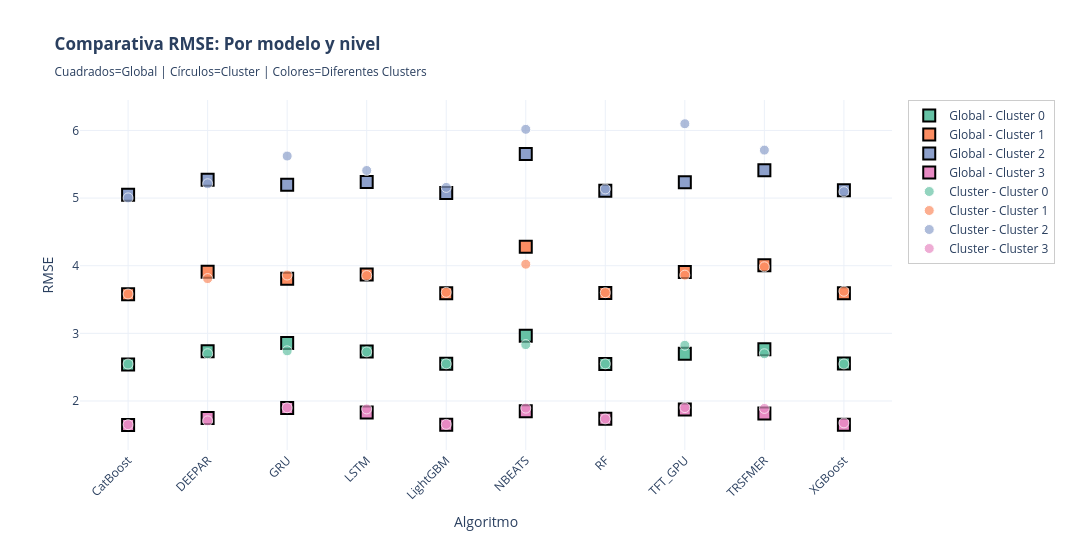

Notebook source saved alongside this figure:
### Code cell
# ============================================================================
# GRÁFICO SCATTER: MÉTRICA vs ALGORITMOS - GLOBAL vs CLUSTER (por cluster)
# ============================================================================

print("\n" + "="*100)
print("📊 GRÁFICO SCATTER: MÉTRICA vs ALGORITMOS - GLOBAL vs CLUSTER (NIVEL CLUSTER)")
print("="*100)

import plotly.graph_objects as go
import plotly.express as px

# PARÁMETRO: Métrica a visualizar
METRICA_COMPARACION_NIVEL = 'RMSE'

# 1. Obtener datos GLOBAL (NDetalle == 'Global', Cluster NOT NULL, Producto IS NULL)
df_global_cluster_data = df_resultados_consolidados[
    (df_resultados_consolidados['NDetalle'] == 'Global') &
    (df_resultados_consolidados['Cluster'].notna()) &
    (df_resultados_consolidados['Producto'].isna())
].copy()

# Filtrar algoritmos a excluir
df_global_cluster_data = df_global_cluster_data[~df_global_cluster_data['Algoritmo'].isin(['NAIVE', 'MEDIA7'])].copy()

# 2. Obtener datos CLUSTER (NDetalle == 'Cluster', Cluster NOT NULL, Producto IS NULL)
df_cluster_cluster_data = df_resultados_consolidados[
    (df_resultados_consolidados['NDetalle'] == 'Cluster') &
    (df_resultados_consolidados['Cluster'].notna()) &
    (df_resultados_consolidados['Producto'].isna())
].copy()

# Filtrar algoritmos a excluir
df_cluster_cluster_data = df_cluster_cluster_data[~df_cluster_cluster_data['Algoritmo'].isin(['NAIVE', 'MEDIA7'])].copy()

if df_global_cluster_data.empty and df_cluster_cluster_data.empty:
    print("⚠️ No hay datos disponibles para la comparación")
else:
    # Crear figura
    fig_global_vs_cluster = go.Figure()
    
    # Colores para los clusters
    colores_clusters = px.colors.qualitative.Set2
    
    # Obtener clusters únicos
    clusters_unicos = sorted(pd.concat([
        df_global_cluster_data['Cluster'],
        df_cluster_cluster_data['Cluster']
    ]).unique())
    
    # Mapeo de colores para cada cluster
    color_map_global_cluster = {cluster: colores_clusters[idx % len(colores_clusters)] 
                                for idx, cluster in enumerate(clusters_unicos)}
    
    # Obtener algoritmos únicos
    algoritmos = sorted(pd.concat([
        df_global_cluster_data['Algoritmo'],
        df_cluster_cluster_data['Algoritmo']
    ]).unique())
    
    # ==================== AGREGAR PUNTOS GLOBAL (cuadrados) ====================
    if not df_global_cluster_data.empty:
        for cluster in clusters_unicos:
            df_global_filtered = df_global_cluster_data[df_global_cluster_data['Cluster'] == cluster]
            
            if not df_global_filtered.empty:
                fig_global_vs_cluster.add_trace(
                    go.Scatter(
                        x=df_global_filtered['Algoritmo'],
                        y=df_global_filtered[METRICA_COMPARACION_NIVEL],
                        mode='markers',
                        name=f'Global - Cluster {int(cluster)}',
                        marker=dict(
                            size=12,
                            color=color_map_global_cluster[cluster],
                            symbol='square',
                            opacity=1,
                            line=dict(color='black', width=2)
                        ),
                        hovertemplate=f'<b>Global</b><br>Cluster {int(cluster)}<br>%{{x}}<br>{METRICA_COMPARACION_NIVEL}: %{{y:.4f}}<extra></extra>'
                    )
                )
    
    # ==================== AGREGAR PUNTOS CLUSTER (círculos) ====================
    if not df_cluster_cluster_data.empty:
        for cluster in clusters_unicos:
            df_cluster_filtered = df_cluster_cluster_data[df_cluster_cluster_data['Cluster'] == cluster]
            
            if not df_cluster_filtered.empty:
                fig_global_vs_cluster.add_trace(
                    go.Scatter(
                        x=df_cluster_filtered['Algoritmo'],
                        y=df_cluster_filtered[METRICA_COMPARACION_NIVEL],
                        mode='markers',
                        name=f'Cluster - Cluster {int(cluster)}',
                        marker=dict(
                            size=10,
                            color=color_map_global_cluster[cluster],
                            symbol='circle',
                            opacity=0.7,
                            line=dict(color='white', width=1)
                        ),
                        hovertemplate=f'<b>Cluster</b><br>Cluster {int(cluster)}<br>%{{x}}<br>{METRICA_COMPARACION_NIVEL}: %{{y:.4f}}<extra></extra>'
                    )
                )
    
    # Configurar layout
    fig_global_vs_cluster.update_layout(
        title=f'<b>Comparativa {METRICA_COMPARACION_NIVEL}: Por modelo y nivel</b><br><sub>Cuadrados=Global | Círculos=Cluster | Colores=Diferentes Clusters</sub>',
        xaxis_title='Algoritmo',
        yaxis_title=f'{METRICA_COMPARACION_NIVEL}',
        height=550,
        width=1100,
        template='plotly_white',
        hovermode='closest',
        legend=dict(
            orientation='v',
            yanchor='top',
            y=1,
            xanchor='left',
            x=1.02,
            bgcolor='rgba(255, 255, 255, 0.8)',
            bordercolor='rgba(0, 0, 0, 0.2)',
            borderwidth=1
        ),
        xaxis=dict(
            tickangle=-45,
            categoryorder='array',
            categoryarray=list(algoritmos)
        ),
        margin=dict(b=100, r=200)
    )
    
    fig_global_vs_cluster.show()
    
    print(f"\n✅ Gráfico generado:")
    print(f"   - Métrica: {METRICA_COMPARACION_NIVEL}")
    print(f"   - Algoritmos: {len(algoritmos)}")
    print(f"   - Clusters: {len(clusters_unicos)}")
    print(f"   - Puntos Global (cuadrados): {len(df_global_cluster_data)}")
    print(f"   - Puntos Cluster (círculos): {len(df_cluster_cluster_data)}")
    print(f"   - Total de puntos: {len(df_global_cluster_data) + len(df_cluster_cluster_data)}")

### Figure 1 — Plotly figure (JSON) as saved in the notebook; plotly's stock layout.template omitted (floating-point values rounded to 4 significant figures)
{"data": [{"hovertemplate": "<b>Global</b><br>Cluster 0<br>%{x}<br>RMSE: %{y:.4f}<extra></extra>", "marker": {"color": "rgb(102,194,165)", "line": {"color": "black", "width": 2}, "opacity": 1, "size": 12, "symbol": "square"}, "mode": "markers", "name": "Global - Cluster 0", "type": "scatter", "x": ["CatBoost", "DEEPAR", "GRU", "LightGBM", "LSTM", "NBEATS", "RF", "TFT_GPU", "TRSFMER", "XGBoost"], "y": [2.54, 2.734, 2.857, 2.549, 2.732, 2.963, 2.546, 2.699, 2.765, 2.553]}, {"hovertemplate": "<b>Global</b><br>Cluster 1<br>%{x}<br>RMSE: %{y:.4f}<extra></extra>", "marker": {"color": "rgb(252,141,98)", "line": {"color": "black", "width": 2}, "opacity": 1, "size": 12, "symbol": "square"}, "mode": "markers", "name": "Global - Cluster 1", "type": "scatter", "x": ["CatBoost", "DEEPAR", "GRU", "LightGBM", "LSTM", "NBEATS", "RF", "TFT_GPU", "TRSFMER", "XGBoost"], "y": [3.579, 3.912, 3.809, 3.592, 3.87, 4.28, 3.596, 3.909, 4.008, 3.593]}, {"hovertemplate": "<b>Global</b><br>Cluster 2<br>%{x}<br>RMSE: %{y:.4f}<extra></extra>", "marker": {"color": "rgb(141,160,203)", "line": {"color": "black", "width": 2}, "opacity": 1, "size": 12, "symbol": "square"}, "mode": "markers", "name": "Global - Cluster 2", "type": "scatter", "x": ["CatBoost", "DEEPAR", "GRU", "LightGBM", "LSTM", "NBEATS", "RF", "TFT_GPU", "TRSFMER", "XGBoost"], "y": [5.05, 5.272, 5.197, 5.076, 5.236, 5.65, 5.109, 5.234, 5.41, 5.115]}, {"hovertemplate": "<b>Global</b><br>Cluster 3<br>%{x}<br>RMSE: %{y:.4f}<extra></extra>", "marker": {"color": "rgb(231,138,195)", "line": {"color": "black", "width": 2}, "opacity": 1, "size": 12, "symbol": "square"}, "mode": "markers", "name": "Global - Cluster 3", "type": "scatter", "x": ["CatBoost", "DEEPAR", "GRU", "LightGBM", "LSTM", "NBEATS", "RF", "TFT_GPU", "TRSFMER", "XGBoost"], "y": [1.645, 1.75, 1.897, 1.648, 1.831, 1.849, 1.736, 1.873, 1.815, 1.65]}, {"hovertemplate": "<b>Cluster</b><br>Cluster 0<br>%{x}<br>RMSE: %{y:.4f}<extra></extra>", "marker": {"color": "rgb(102,194,165)", "line": {"color": "white", "width": 1}, "opacity": 0.7, "size": 10, "symbol": "circle"}, "mode": "markers", "name": "Cluster - Cluster 0", "type": "scatter", "x": ["CatBoost", "DEEPAR", "GRU", "LightGBM", "LSTM", "NBEATS", "RF", "TFT_GPU", "TRSFMER", "XGBoost"], "y": [2.546, 2.699, 2.741, 2.549, 2.726, 2.833, 2.549, 2.824, 2.698, 2.548]}, {"hovertemplate": "<b>Cluster</b><br>Cluster 1<br>%{x}<br>RMSE: %{y:.4f}<extra></extra>", "marker": {"color": "rgb(252,141,98)", "line": {"color": "white", "width": 1}, "opacity": 0.7, "size": 10, "symbol": "circle"}, "mode": "markers", "name": "Cluster - Cluster 1", "type": "scatter", "x": ["CatBoost", "DEEPAR", "GRU", "LightGBM", "LSTM", "NBEATS", "RF", "TFT_GPU", "TRSFMER", "XGBoost"], "y": [3.582, 3.81, 3.862, 3.606, 3.855, 4.022, 3.602, 3.861, 3.984, 3.623]}, {"hovertemplate": "<b>Cluster</b><br>Cluster 2<br>%{x}<br>RMSE: %{y:.4f}<extra></extra>", "marker": {"color": "rgb(141,160,203)", "line": {"color": "white", "width": 1}, "opacity": 0.7, "size": 10, "symbol": "circle"}, "mode": "markers", "name": "Cluster - Cluster 2", "type": "scatter", "x": ["CatBoost", "DEEPAR", "GRU", "LightGBM", "LSTM", "NBEATS", "RF", "TFT_GPU", "TRSFMER", "XGBoost"], "y": [5.003, 5.211, 5.621, 5.158, 5.408, 6.017, 5.135, 6.099, 5.709, 5.095]}, {"hovertemplate": "<b>Cluster</b><br>Cluster 3<br>%{x}<br>RMSE: %{y:.4f}<extra></extra>", "marker": {"color": "rgb(231,138,195)", "line": {"color": "white", "width": 1}, "opacity": 0.7, "size": 10, "symbol": "circle"}, "mode": "markers", "name": "Cluster - Cluster 3", "type": "scatter", "x": ["CatBoost", "DEEPAR", "GRU", "LightGBM", "LSTM", "NBEATS", "RF", "TFT_GPU", "TRSFMER", "XGBoost"], "y": [1.65, 1.706, 1.9, 1.655, 1.883, 1.895, 1.735, 1.903, 1.891, 1.676]}], "layout": {"height": 550, "hovermode": "closest", "legend": {"bgcolor": "rgba(255, 255, 255, 0.8)", "bordercolor": "rgba(0, 0, 0, 0.2)", "borderwidth": 1, "orientation": "v", "x": 1.02, "xanchor": "left", "y": 1, "yanchor": "top"}, "margin": {"b": 100, "r": 200}, "title": {"text": "<b>Comparativa RMSE: Por modelo y nivel</b><br><sub>Cuadrados=Global | Círculos=Cluster | Colores=Diferentes Clusters</sub>"}, "width": 1100, "xaxis": {"categoryarray": ["CatBoost", "DEEPAR", "GRU", "LSTM", "LightGBM", "NBEATS", "RF", "TFT_GPU", "TRSFMER", "XGBoost"], "categoryorder": "array", "tickangle": -45, "title": {"text": "Algoritmo"}}, "yaxis": {"title": {"text": "RMSE"}}}}
